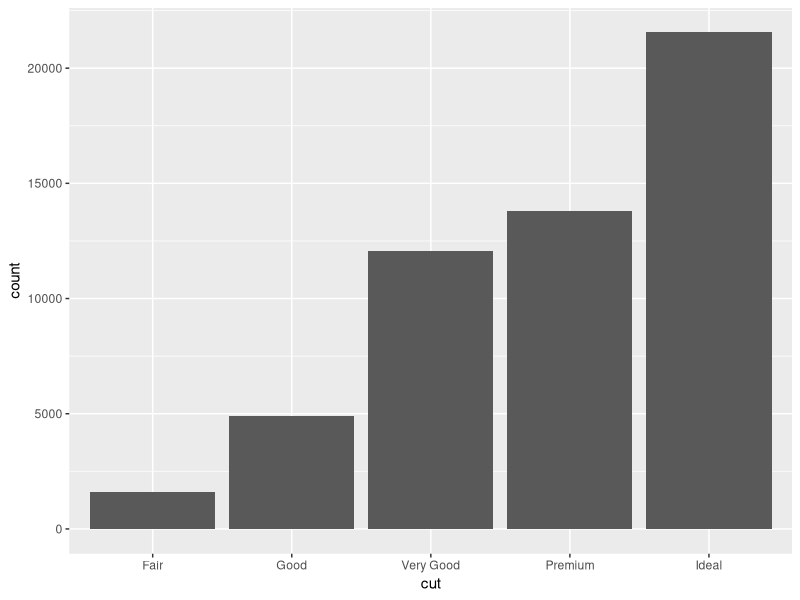
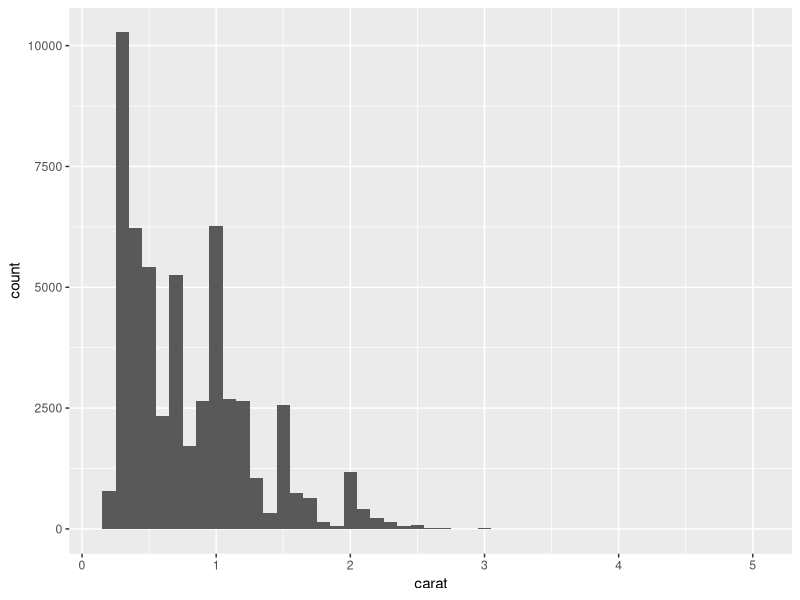
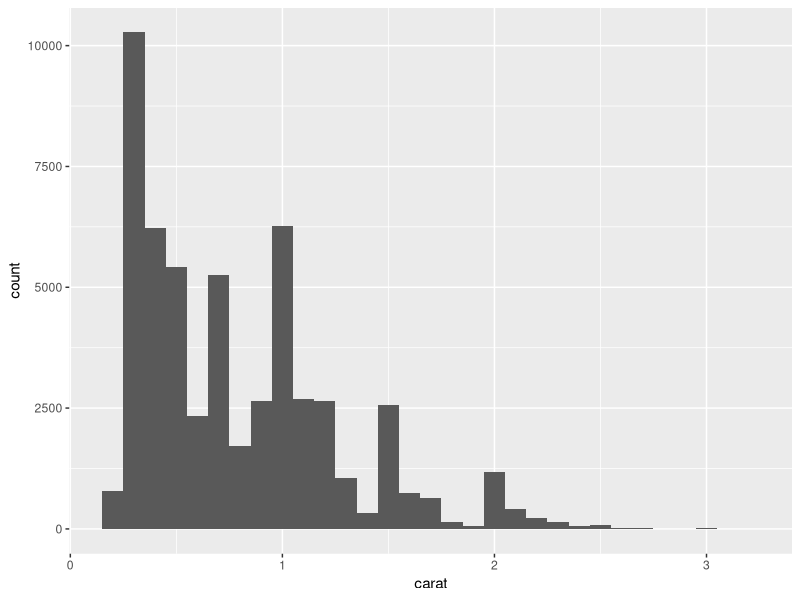
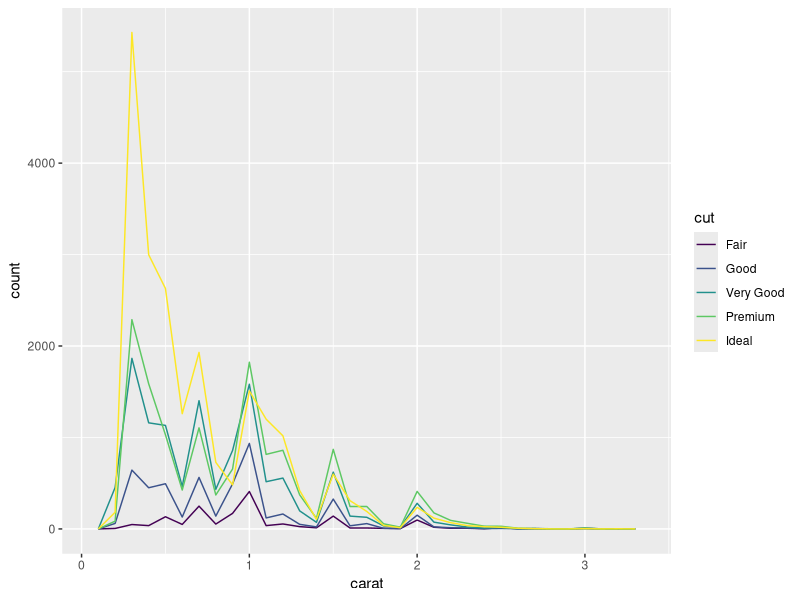
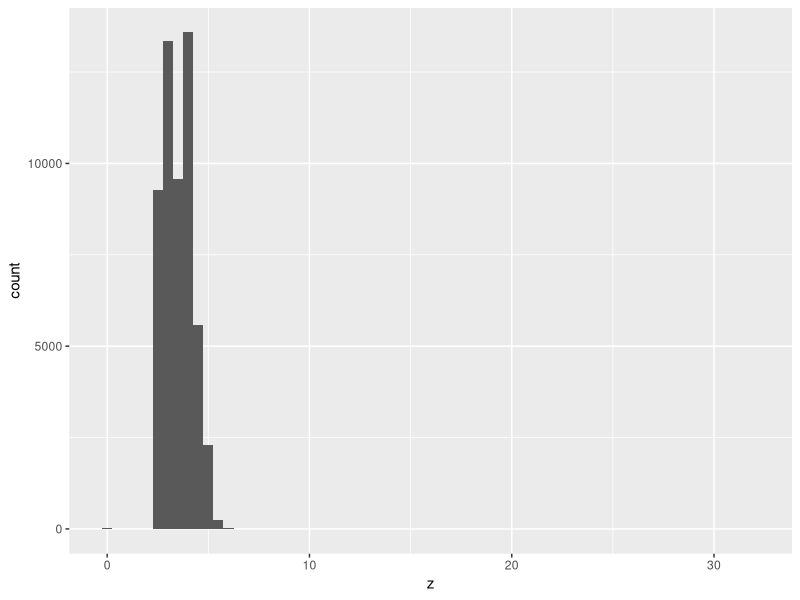
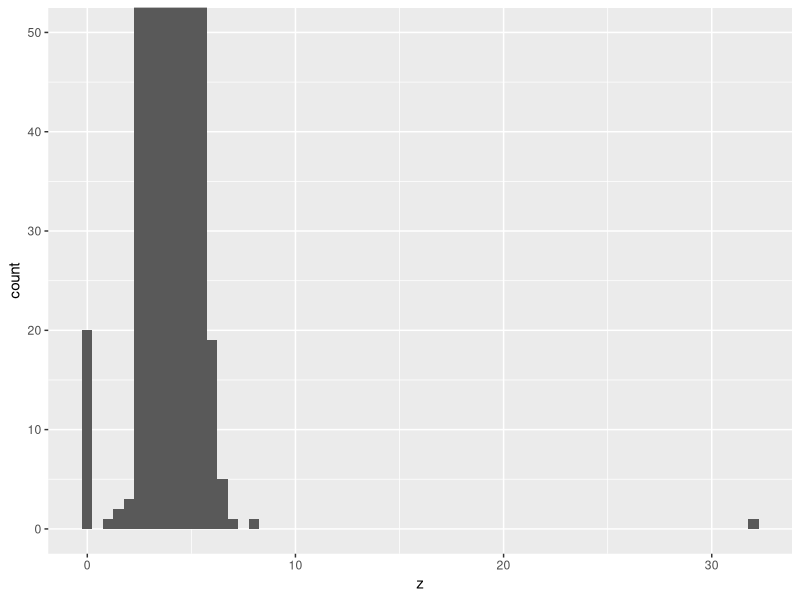
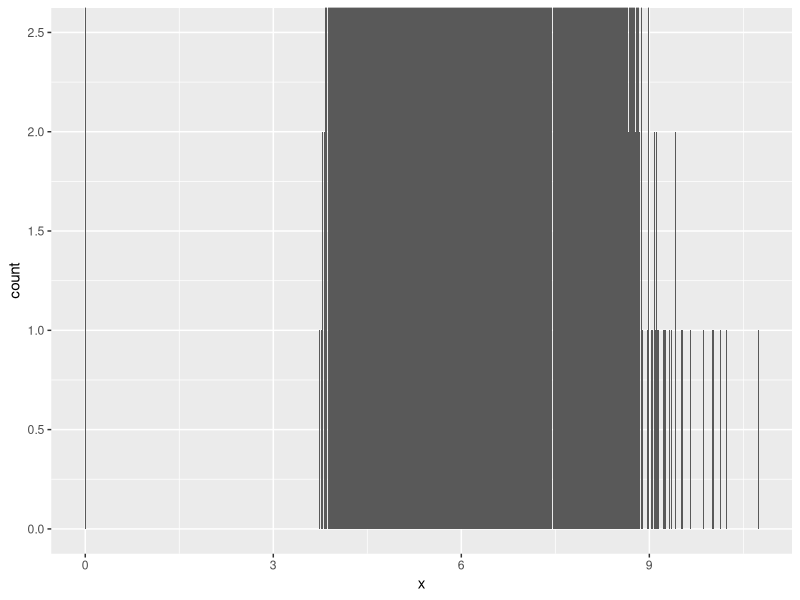
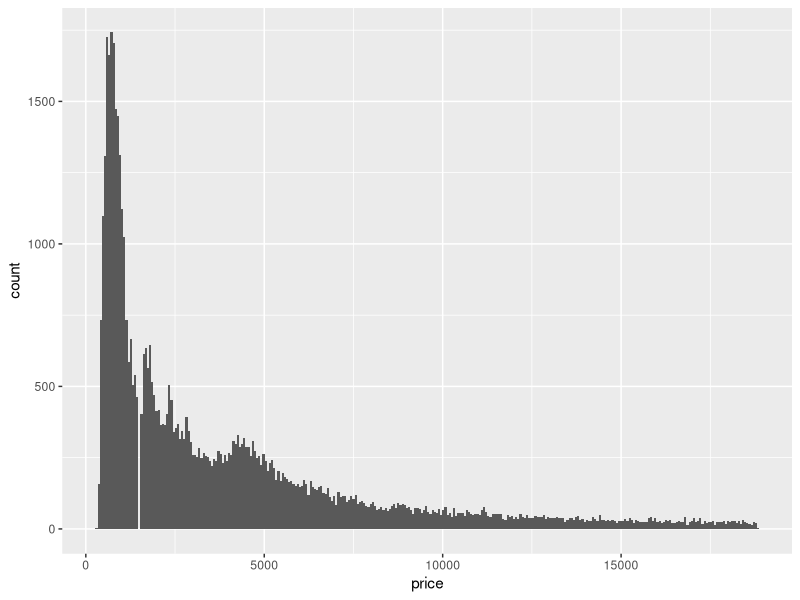

The R source for these figures, in order:
## ---- chunk 1
library(ggplot2)
library(dplyr)
## ---- chunk 2
ggplot(data = diamonds) + geom_bar(mapping = aes(x=cut))
## ---- chunk 3
diamonds %>%
  count(cut)
## ---- chunk 4
ggplot(diamonds) + geom_histogram(mapping = aes(x=carat), binwidth = 0.1)
## ---- chunk 5
diamonds %>%
  count(cut_width(carat, 0.5))
## ---- chunk 6
smaller_diamonds = diamonds %>%
  filter(carat < 3.25)
## ---- chunk 7
cat("dimension of the original dataset: ", dim(diamonds))

cat("\n dimension of the smaller dataset: ", dim(smaller_diamonds))
## ---- chunk 8
ggplot(data = smaller_diamonds) + geom_histogram(mapping = aes(x= carat), binwidth = 0.1)
## ---- chunk 9
ggplot(data = smaller_diamonds) + geom_freqpoly(mapping = aes(x= carat, color=cut), binwidth = 0.1)
## ---- chunk 10
ggplot(diamonds) +
  geom_histogram(mapping = aes(x = z), binwidth = 0.5)
## ---- chunk 11
ggplot(diamonds) +
  geom_histogram(mapping = aes(x= z), binwidth = 0.5) +
  coord_cartesian(ylim = c(0,50))
## ---- chunk 12
diamonds %>%
  filter(z >=6)
## ---- chunk 13
diamonds %>%
  filter(z >= 7)
## ---- chunk 14
cat("mean of the variable z: ", mean(diamonds$z))
cat("\n median of the variable z: ", median(diamonds$z))
## ---- chunk 15
ggplot(data = diamonds) +
  geom_histogram(mapping = aes(x=x), binwidth = 0.01) + 
  coord_cartesian(ylim = c(0, 2.5))
## ---- chunk 16
diamonds %>%
  filter(x < 3)
## ---- chunk 17
ggplot(diamonds) +
  geom_histogram(mapping = aes(x = price), binwidth = 60) 

## ---- chunk 18
ggplot(diamonds) +
  geom_histogram(mapping = aes(x = price), binwidth =60) +
  coord_cartesian(xlim = c(1000, 2000))
## ---- chunk 19
diamonds %>%
  filter(carat == 0.99)
## ---- chunk 20
diamonds %>%
  filter(carat == 1)
## ---- chunk 21
diamonds %>%
  group_by(carat) %>%
  filter(carat == 0.99 | carat == 1) %>%
  summarise(average_price = mean(price), num_of_diamonds = n(), how_many_colors = n_distinct(color),
            how_many_cuts = n_distinct(cut), no_of_clarity = n_distinct(clarity))
## ---- chunk 22
diamonds %>%
  group_by(carat) %>%
  filter(carat == 0.99 | carat == 1) %>%
  summarise(avg_depth = mean(depth), avg_x = mean(x),
            avg_y = mean(y), avg_z = mean(z), avg_table = mean(table))
## ---- chunk 23
diamonds %>%
  filter(y <3 | y > 20)
## ---- chunk 24
diamonds %>%
 summarise(Median_Y= median(y))
## ---- chunk 25
diamonds2 <- diamonds %>%
  filter(between(y, 3, 20))

## ---- chunk 26
diamonds2 <- diamonds %>%
  mutate(y = ifelse(y <3 | y > 20, NA, y))
